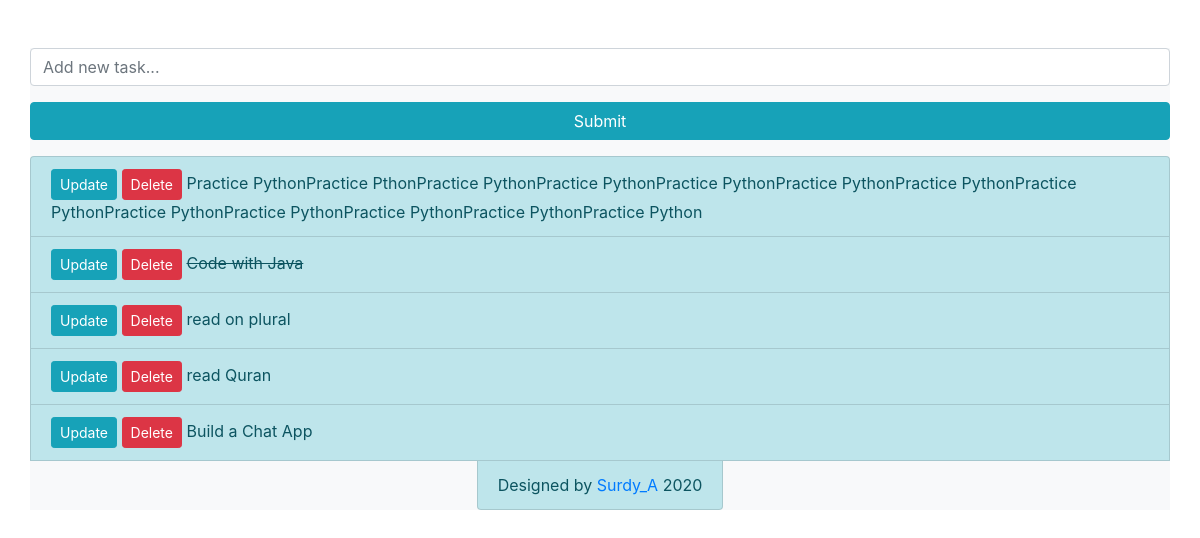
The page / on the database its author committed.
### tasks/models.py (models this page shows)
class Task(models.Model):
	title = models.CharField(max_length=200)
	complete = models.BooleanField(default=False)
	created = models.DateTimeField(auto_now_add=True)
	def __str__(self):
		return self.title

### tasks/views.py (the view)
# urls.py: path('', views.index, name="list"),
def index(request):
	tasks = Task.objects.all()
	form = TaskForm()
	if request.method =='POST':
		form = TaskForm(request.POST)
		if form.is_valid():
			form.save()
		return redirect('/')
	context = {'tasks':tasks, 'form':form}
	return render(request, 'tasks/home.html', context)

### tasks/forms.py
class TaskForm(forms.ModelForm):
	title= forms.CharField(widget= forms.TextInput(attrs={'placeholder':'Add new task...', 'class': 'form-control'}))
	class Meta:
		model = Task
		fields = '__all__'

### tasks/templates/tasks/home.html (shortened to what this page needs)
{% extends 'base.html' %}
{% load static %}
        {% block content %}
          <div class="mx-auto bg-light">
          <form method="POST" action="/">
            <div class="form-group">
              <p class="d-block">{{form.title}}</p>
              <input class="btn btn-info btn-block" type="submit" name="Create Task">
            </div>
          </form>
          <ul class="list-group">
              {% for task in tasks %}
              {% if task.complete == True %}
              <li class="list-group-item list-group-item-info">
              <a class="btn btn-sm btn-info" href="{% url 'update_task' task.id %}">Update</a>
              <a class="btn btn-sm btn-danger" href="{% url 'delete' task.id %}">Delete</a>
              <strike>{{task}} </strike>
              </li>
                    {% else %}
                    <li class="list-group-item list-group-item-info">
                    <a class="btn btn-sm btn-info" href="{% url 'update_task' task.id %}">Update</a>
                    <a class="btn btn-sm btn-danger" href="{% url 'delete' task.id %}">Delete</a>
                  {{task}}
                  </li>
              {% endif %}
              {% endfor %}
              <li class="list-group-item list-group-item-info mx-auto b-block">
              Designed by <a href="http://sodeeqajayi.pythonanywhere.com/" class=""> Surdy_A </a>2020
              </li>
        </ul>
        </div>
        {% endblock content %}

### tasks/templates/base.html (shortened to what this page needs)
{% load static %}
<!DOCTYPE html>
<html lang="en">
<head>
    <link href="{% static 'css/bootstrap.min.css' %}" rel="stylesheet">
    <link href="{% static 'css/font-awesome.min.css' %}" rel="stylesheet">
    <link href="{% static 'css/custom.css' %}" rel="stylesheet">
</head>
<body>
    <div class="container my-5 w-80" style="width:100%">
        <div class="row w-80">
{% block content %}
{% endblock content %}
      </div>
    </div>
</body>
</html>

### rows shown on the page
Task: title "Practice PythonPractice PthonPractice PythonPractice PythonPractice PythonPractice PythonPractice PythonPractice PythonPractice PythonPractice PythonPractice PythonPractice PythonPractice Python"
Task: title "Code with Java"
Task: title "read on plural"
Task: title "read Quran"
Task: title "Build a Chat App"
